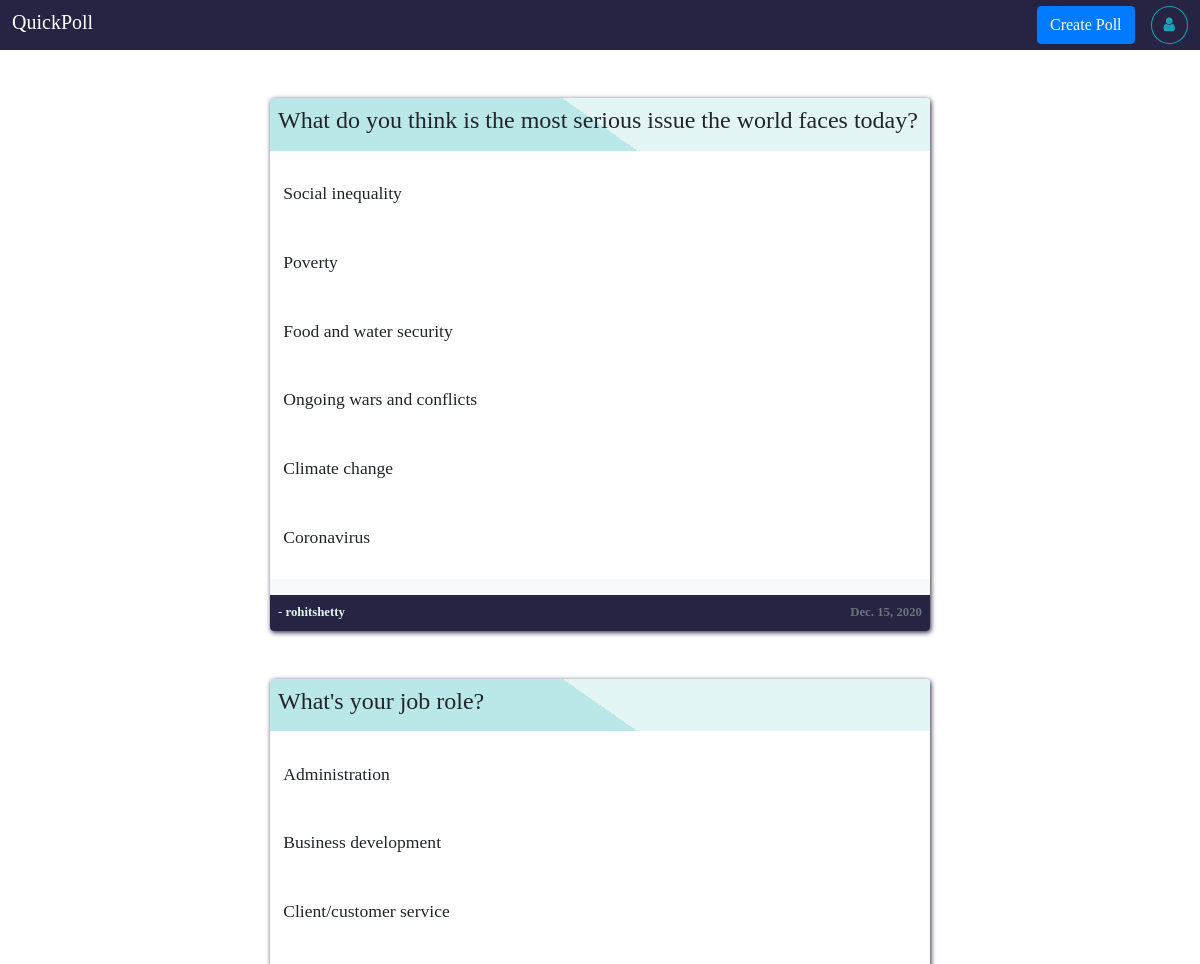
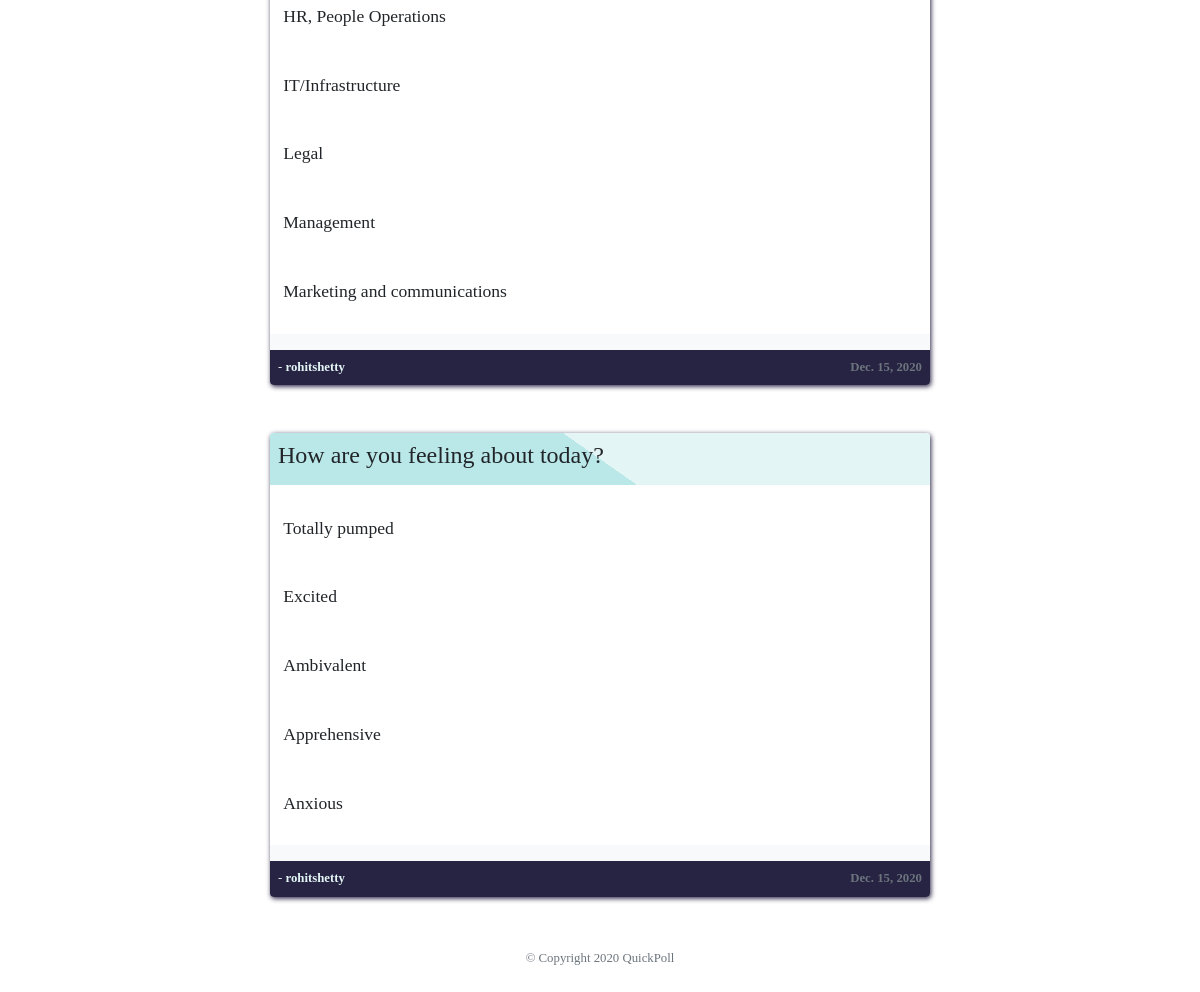
Page /profile/v/rohitshetty (signed in) on the committed database (2 pictures, top to bottom).
### createPoll/models.py (models this page shows, shortened)
class Question(models.Model):
	question_text = models.TextField()
	pollBy = models.CharField(max_length=20,default="anonymous")
	pub_date = models.DateField(auto_now_add=True)
	class Meta:
		verbose_name_plural = "question"

class Choices(models.Model):
	question = models.ForeignKey(Question,on_delete=models.CASCADE)
	choice = models.CharField(max_length=200)
	votes = models.IntegerField(default=0)
	class Meta:
		verbose_name_plural = "Choices"

### userProfile/views.py (the view)
# urls.py: path('v/<str:user>',views.viewProfile,name="viewProfile"),
def viewProfile(request,user):
	try:
		sessUsername = request.session['sessUsername']
	except:
		return HttpResponseRedirect(reverse("user:user"))
	else:
		if user != sessUsername:
			context = {}
			try:
				questions = Question.objects.filter(pollBy=user).order_by("-pub_date")
			except Question.DoesNotExist:
				pass
			else:
				context['questions'] = questions
				context['viewUser'] = user
				context['selfUser'] = sessUsername
				votedQuestions = Voter.objects.filter(votedBy=sessUsername)
				votedQuestionID = []
				for votedQuestion in votedQuestions:
					votedQuestionID.append(votedQuestion.question.id)
				context['votedQuestionID'] = votedQuestionID
				if "resultBtn" in request.GET:
					request.session['sessQID'] = request.GET.get('resultBtn');
					return HttpResponseRedirect(reverse("home:result"))
				return render(request,"userProfile/view-profile.html",context)
		return HttpResponseRedirect(reverse("userProfile:userProfile"))

### userProfile/templates/userProfile/view-profile.html (shortened to what this page needs)
{%  extends 'user/base.html' %}
{% load static %}
{% block style %}
	<link rel="stylesheet" type="text/css" href="{% static 'css/style.css' %}?{% now 'U' %}">
	<link rel="stylesheet" type="text/css" href="{% static 'css/home-style.css' %}?{% now 'U' %}">
{% endblock style %}
{% block header %}
	<div class="jumbotron-fluid main-theme-bg smaller-padding d-flex justify-content-between">
		<h5 class="mt-1"><a href="{% url 'home:home' %}" class="white-color">QuickPoll</a></h5>
		<div class="d-flex ml-2s">
			<a href="{% url 'createPoll:createPoll' %}"><button class="btn btn-primary mr-2">Create Poll</button></a>
			<a href="{% url 'userProfile:userProfile' %}"><button class="btn btn-outline-info ml-2" style="border-radius:50%"><i class="fa fa-user"></i></button></a>
		</div>
	</div>
{% endblock header %}
{% block content %}
		{% if questions %}
		<div class="choice-container">
			{% for question in questions %}
				<div class="container polls w-screen-auto p-0 bg-light mt-5 rounded ">
					<div class="poll-header p-2 rounded-top">
						<h4 class="question">{{ question.question_text }}</h4>
					</div>
					<div class="poll-body pt-3 {% if question.id in votedQuestionID %}pl-2 pr-2{% endif %}">
						{% if question.id not in votedQuestionID %}
							<ul>
								{% for choice in question.choices_set.all %}
									<li class="choice__li " data-id="{{ choice.id }}" question-id="{{ question.id }}" onclick="">
										<p>{{ choice.choice }}</p>
									</li>
								{% endfor %}
							</ul>
						{% endif %}
					</div>
					<div class="poll-footer p-2 d-flex justify-content-between rounded-bottom">
						<small class="{% if question.pollBy == user %}text-light{% endif %}">{% if question.pollBy != user %}<a href="{% url 'userProfile:viewProfile' question.pollBy %}">- <b>{{ question.pollBy }}</b></a>{% else %}- <b>{{ question.pollBy }}</b>{% endif %}</small>
						<small class="text-muted"><b>{{ question.pub_date }}</b></small>
					</div>
				</div>
			{% endfor %}
		</div>
		{% else %}
			<div class="container polls w-screen-auto p-0 mt-5 rounded border">
				<div class="poll-header p-2 rounded-top">
					<h4 class="question text-center">It seems there are no Polls.</h4>
				</div>
			</div>
		{% endif %}
{% endblock content %}

### static/css/style.css (style rules this page uses)
body { font-family:calibri; }
.main-theme-bg { background:#272343; }
.white-color { color:#FFFFFF; }
.smaller-padding { padding:0.5% 1%; }
@media screen and (min-width:801px) { .w-screen-auto { width:55%; } }

### static/css/home-style.css (style rules this page uses)
.polls.container { box-shadow:1px 1.4px 5px #272343; }
.poll-header { background-image:linear-gradient(35deg , #bae8e8 50% , #e3f6f5 50%); }
.poll-body { background:#fff; }
.poll-body > ul { padding:0; list-style-type:none; }
.poll-body > ul li { background:#fff; cursor:pointer; font-size:1.1rem; padding:2%; }
.poll-footer { background:#272343; }
.poll-footer a { color:#e3f6f5; }

### rows in the picture
Question: question_text "What do you think is the most serious issue the world faces today?", pollBy "rohitshetty", pub_date "Dec. 15, 2020"
Choices: choice "Social inequality"
Choices: choice "Poverty"
Choices: choice "Food and water security"
Choices: choice "Ongoing wars and conflicts"
Choices: choice "Climate change"
Choices: choice "Coronavirus"
Question: question_text "What's your job role?", pollBy "rohitshetty", pub_date "Dec. 15, 2020"
Choices: choice "Administration"
Choices: choice "Business development"
Choices: choice "Client/customer service"
Choices: choice "HR, People Operations"
Choices: choice "IT/Infrastructure"
Choices: choice "Legal"
Choices: choice "Management"
Choices: choice "Marketing and communications"
Question: question_text "How are you feeling about today?", pollBy "rohitshetty", pub_date "Dec. 15, 2020"
Choices: choice "Totally pumped"
Choices: choice "Excited"
Choices: choice "Ambivalent"
Choices: choice "Apprehensive"
Choices: choice "Anxious"
